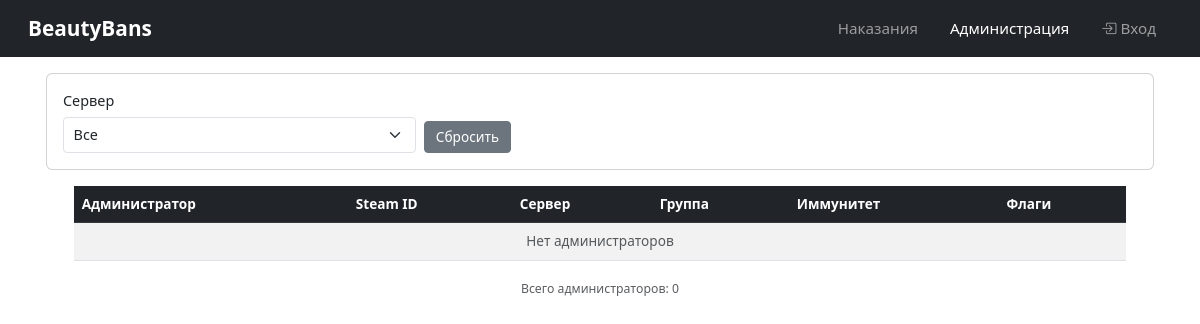
The app's page /admin-list/, older data.
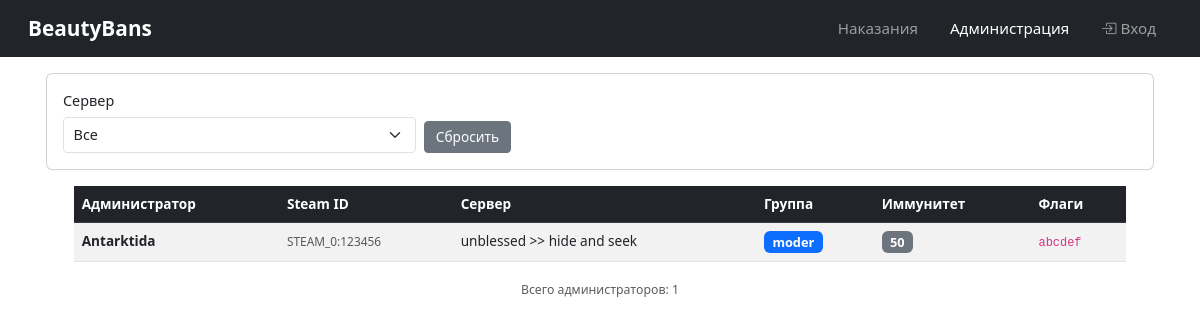
The same page, newer data.
### admins/models.py (models this page shows, shortened)
class AdminServer(models.Model):
    admin = models.ForeignKey(Admin, on_delete=models.CASCADE, related_name='server_permissions')
    server = models.ForeignKey(Server, on_delete=models.CASCADE, related_name='admin_permissions')
    group = models.ForeignKey(AdminGroup, on_delete=models.SET_NULL, null=True, blank=True, related_name='server_assignments')
    flags = models.CharField(max_length=32, default='', blank=True, help_text='Индивидуальные флаги (если не используется группа)')
    immunity = models.IntegerField(default=0, help_text='Индивидуальный иммунитет (если не используется группа)')
    created_at = models.DateTimeField(auto_now_add=True)
    class Meta:
        verbose_name = 'Admin Server Permission'
        verbose_name_plural = 'Admin Server Permissions'
        unique_together = ('admin', 'server')
    def get_effective_flags(self):
        return self.flags if self.flags else (self.group.flags if self.group else '')
    def get_effective_immunity(self):
        return self.immunity if self.immunity else (self.group.immunity if self.group else 0)

class Admin(models.Model):
    steam_id = models.CharField(max_length=64, unique=True)
    name = models.CharField(max_length=64)
    is_active = models.BooleanField(default=True)
    created_at = models.DateTimeField(auto_now_add=True)
    class Meta:
        verbose_name = 'Admin'
        verbose_name_plural = 'Admins'

class AdminGroup(models.Model):
    name = models.CharField(max_length=64, unique=True)
    flags = models.CharField(max_length=32, default='', blank=True)
    immunity = models.IntegerField(default=0)
    created_at = models.DateTimeField(auto_now_add=True)
    class Meta:
        verbose_name = 'Admin Group'
        verbose_name_plural = 'Admin Groups'

### servers/models.py (models this page shows, shortened)
class Server(models.Model):
    GAME_CHOICES = [
        ('cs16', 'Counter-Strike 1.6'),
        ('cs2', 'Counter-Strike 2'),
    ]
    name = models.CharField(max_length=64)
    ip = models.GenericIPAddressField()
    port = models.IntegerField(default=27015)
    rcon_password = models.CharField(max_length=128, blank=True, default='')
    game_type = models.CharField(max_length=8, choices=GAME_CHOICES, default='cs16')
    token = models.UUIDField(default=uuid.uuid4, editable=False, unique=True)
    is_active = models.BooleanField(default=True)
    is_verified = models.BooleanField(default=False, help_text='Верифицирован через API плагина')
    created_at = models.DateTimeField(auto_now_add=True)
    class Meta:
        verbose_name = 'Server'
        verbose_name_plural = 'Servers'

### beautybans/public_views.py (the view)
# urls.py: path('admin-list/', public_admins, name='public_admins'),
def public_admins(request):
    permissions = AdminServer.objects.filter(
        admin__is_active=True,
        server__is_active=True
    ).select_related('admin', 'server', 'group').order_by('server__name', '-immunity')
    server_filter = request.GET.get('server')
    if server_filter:
        permissions = permissions.filter(server_id=server_filter)
    servers = Server.objects.filter(is_active=True).order_by('name')
    context = {
        'permissions': permissions,
        'servers': servers,
        'selected_server': server_filter,
    }
    return render(request, 'public/admins.html', context)

### templates/public/admins.html (shortened to what this page needs)
{% extends 'base.html' %}
{% block content %}
<div class="card mb-3">
    <div class="card-body">
        <form method="get" class="row g-2" id="filterForm">
            <div class="col-md-4">
                <label class="form-label">Сервер</label>
                <select name="server" class="form-select form-select-sm filter-select">
                    <option value="">Все</option>
                </select>
            </div>
            <div class="col-md-2 d-flex align-items-end">
                <a href="{% url 'public_admins' %}" class="btn btn-secondary btn-sm">Сбросить</a>
            </div>
        </form>
    </div>
</div>
<div class="table-responsive">
    <table class="table table-striped table-hover">
        <thead class="table-dark">
            <tr>
                <th>Администратор</th>
                <th>Steam ID</th>
                <th>Сервер</th>
                <th>Группа</th>
                <th>Иммунитет</th>
                <th>Флаги</th>
            </tr>
        </thead>
        <tbody>
            {% for permission in permissions %}
            <tr>
                <td><strong>{{ permission.admin.name }}</strong></td>
                <td><small class="text-muted">{{ permission.admin.steam_id }}</small></td>
                <td>{{ permission.server.name }}</td>
                <td>
                    {% if permission.group %}
                        <span class="badge bg-primary">{{ permission.group.name }}</span>
                    {% else %}
                        <span class="text-muted">—</span>
                    {% endif %}
                </td>
                <td>
                    <span class="badge bg-secondary">{{ permission.get_effective_immunity }}</span>
                </td>
                <td>
                    <code>{{ permission.get_effective_flags }}</code>
                </td>
            </tr>
            {% empty %}
            <tr>
                <td colspan="6" class="text-center text-muted">Нет администраторов</td>
            </tr>
            {% endfor %}
        </tbody>
    </table>
</div>
<div class="text-center mt-3">
    <small class="text-muted">Всего администраторов: {{ permissions.count }}</small>
</div>
{% endblock %}

Row changes from the older to the newer data that the page shows:
added AdminServer: admin.name "Antarktida", admin.steam_id "STEAM_0:123456", server.name "unblessed >> hide and seek", group.name "moder", get_effective_immunity "50", get_effective_flags "abcdef"
Text that changed along with them:
{{ permissions.count }}: "0" → "1"
text no longer shown: "Нет администраторов"
